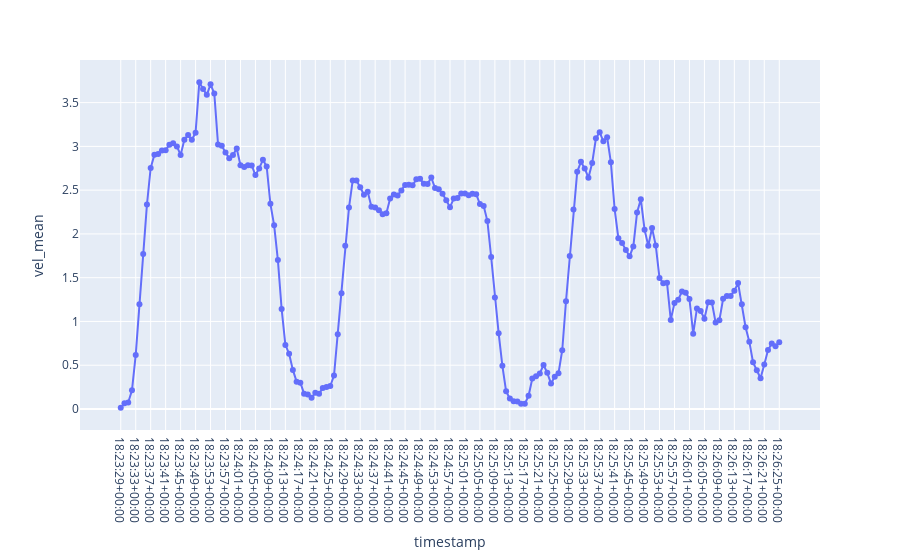

The notebook cell saved with this chart:
### Code cell
# Convert collected pose_data into a DataFrame and plot relative trajectory
import plotly.express as px


pose_df['vel_mean'] = pose_df['vel'].rolling(window=5, min_periods=1, center=False).mean()




# Create a simple scatter plot of trajectory (x east, y north)
fig = px.scatter(pose_df, x='timestamp', y='vel_mean')
fig.update_traces(mode='lines+markers')
fig.show()

### Figure 1 — Plotly figure (JSON) as saved in the notebook; plotly's stock layout.template omitted (floating-point values rounded to 4 significant figures; data arrays with more than 128 entries replaced by an {"elided": "..."} marker saying what was removed)
{"data": [{"hovertemplate": "timestamp=%{x}<br>vel_mean=%{y}<extra></extra>", "legendgroup": "", "marker": {"color": "#636efa", "symbol": "circle"}, "mode": "lines+markers", "name": "", "orientation": "v", "showlegend": false, "type": "scatter", "x": {"elided": "177 str values"}, "xaxis": "x", "y": {"elided": "177 float values"}, "yaxis": "y"}], "layout": {"legend": {"tracegroupgap": 0}, "margin": {"t": 60}, "xaxis": {"anchor": "y", "domain": [0, 1], "title": {"text": "timestamp"}}, "yaxis": {"anchor": "x", "domain": [0, 1], "title": {"text": "vel_mean"}}}}
